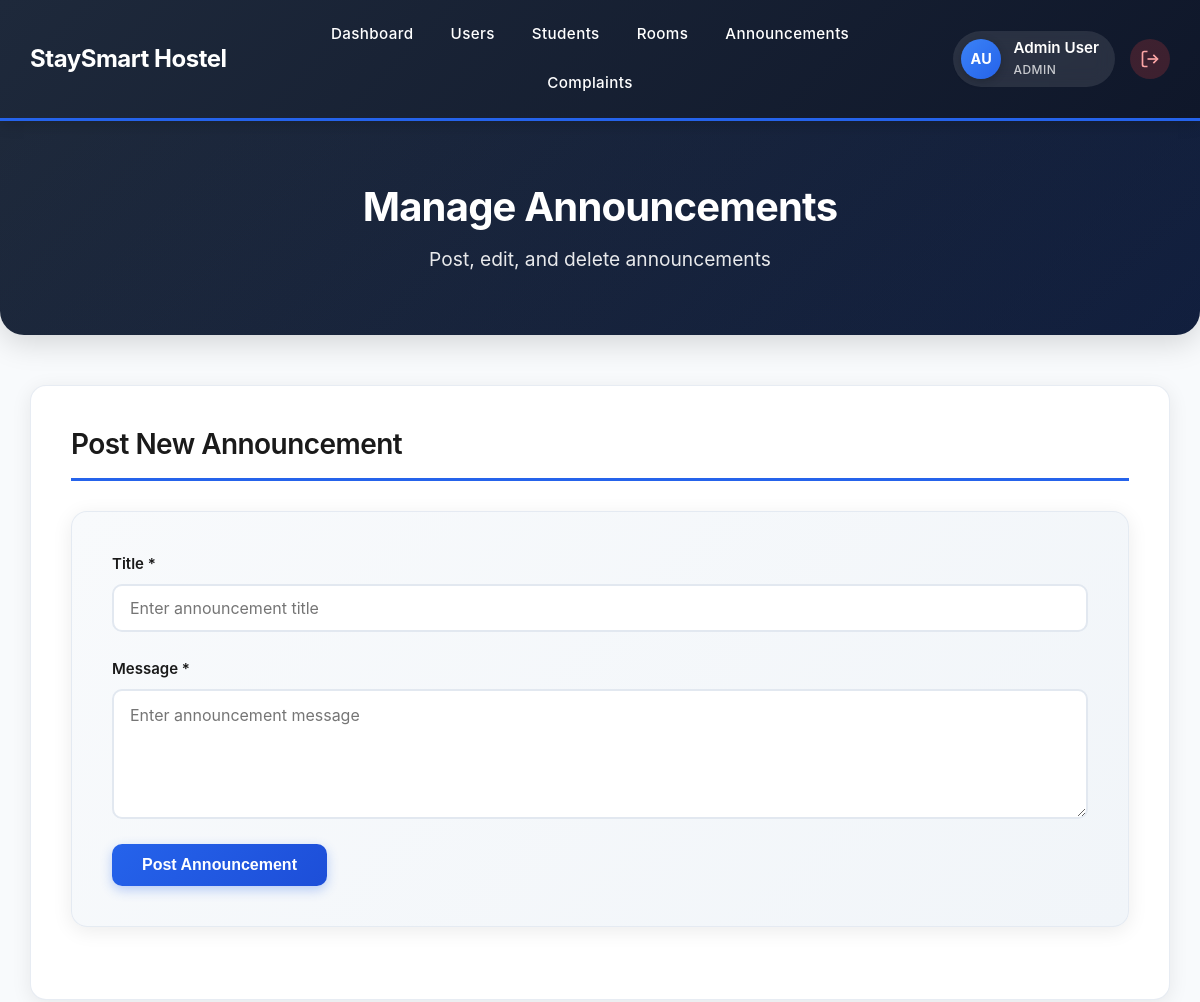
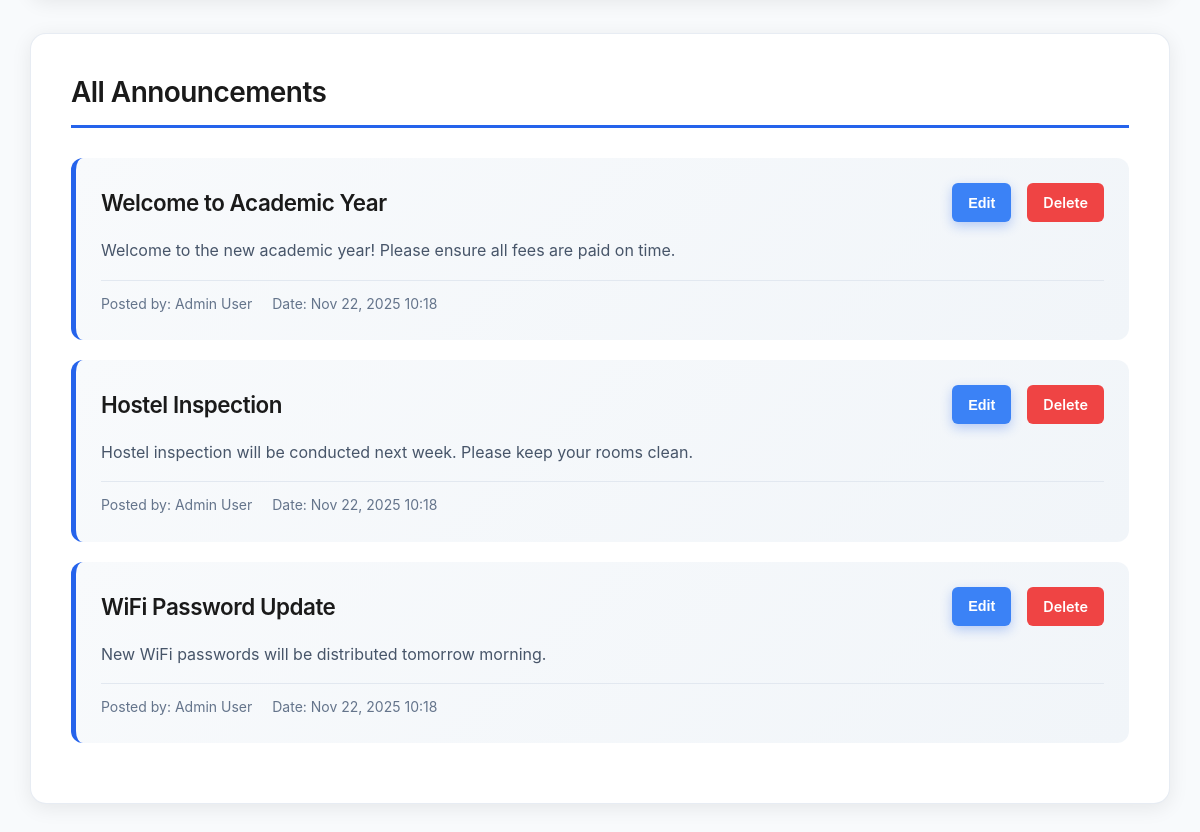
Screenshot of /warden/announcements.php (signed in) with the database file from the repository (2 pictures, top to bottom).
### tables this page shows
CREATE TABLE `announcements` (
  `id` int(11) NOT NULL,
  `user_id` int(11) NOT NULL,
  `title` varchar(200) NOT NULL,
  `message` text NOT NULL,
  `created_at` timestamp NOT NULL DEFAULT current_timestamp(),
  `updated_at` timestamp NULL DEFAULT NULL ON UPDATE current_timestamp()
);

CREATE TABLE `users` (
  `id` int(11) NOT NULL,
  `username` varchar(50) NOT NULL,
  `email` varchar(100) NOT NULL,
  `password` varchar(255) NOT NULL,
  `role` enum('admin','warden','student','security') NOT NULL,
  `full_name` varchar(100) NOT NULL,
  `home_address` text DEFAULT NULL,
  `phone_number` varchar(12) DEFAULT NULL,
  `student_number` varchar(10) DEFAULT NULL,
  `room_number` int(11) DEFAULT NULL,
  `created_at` timestamp NOT NULL DEFAULT current_timestamp(),
  `created_by` int(11) DEFAULT NULL
);

### warden/announcements.php (the view, shortened to what this page needs)
<?php
include('../includes/db.php');
include('../includes/navbar.php');
$announcements = $conn->query("
    SELECT a.*, u.full_name
    FROM announcements a
    LEFT JOIN users u ON a.user_id = u.id
    ORDER BY a.created_at DESC
");
?>
<!DOCTYPE html>
<html lang="en">
<head>
  <link rel="stylesheet" href="../assets/style.css">
</head>
<body>
<div class="container">
  <div class="page-header">
    <h1>Manage Announcements</h1>
    <p>Post, edit, and delete announcements</p>
  </div>
  <div class="dashboard-section">
    <h2>Post New Announcement</h2>
    <form method="post" class="form">
      <div class="form-group">
        <label for="title">Title *</label>
        <input type="text" id="title" name="title" required
               placeholder="Enter announcement title"
               value="<?php echo isset($_POST['title']) ? htmlspecialchars($_POST['title']) : ''; ?>">
      </div>
      <div class="form-group">
        <label for="message">Message *</label>
        <textarea id="message" name="message" required rows="4"
                  placeholder="Enter announcement message"><?php echo isset($_POST['message']) ? htmlspecialchars($_POST['message']) : ''; ?></textarea>
      </div>
      <button type="submit" name="add_announcement" class="btn btn-primary">Post Announcement</button>
    </form>
  </div>
  <div class="dashboard-section">
    <h2>All Announcements</h2>
    <div class="announcements-list">
      <?php if($announcements && $announcements->num_rows > 0): ?>
        <?php while($announcement = $announcements->fetch_assoc()): ?>
          <div class="announcement-item">
            <div class="announcement-header-row">
              <h3><?php echo htmlspecialchars($announcement['title']); ?></h3>
              <div class="announcement-actions">
                <button onclick="editAnnouncement(<?php echo $announcement['id']; ?>, '<?php echo htmlspecialchars($announcement['title'], ENT_QUOTES); ?>', '<?php echo htmlspecialchars($announcement['message'], ENT_QUOTES); ?>')" class="btn-small btn-edit">Edit</button>
                <a href="?delete=<?php echo $announcement['id']; ?>" onclick="return confirm('Are you sure you want to delete this announcement?');" class="btn-small btn-delete">Delete</a>
              </div>
            </div>
            <p class="announcement-message"><?php echo nl2br(htmlspecialchars($announcement['message'])); ?></p>
            <div class="announcement-meta">
              <span>Posted by: <?php echo htmlspecialchars($announcement['full_name']); ?></span>
              <span>Date: <?php echo date('M d, Y H:i', strtotime($announcement['created_at'])); ?></span>
            </div>
          </div>
        <?php endwhile; ?>
      <?php else: ?>
        <p style="text-align: center; color: #64748b;">No announcements found</p>
      <?php endif; ?>
    </div>
  </div>
</div>
</body>
</html>

### assets/style.css (style rules this page uses)
* { margin: 0; padding: 0; box-sizing: border-box; }
body { font-family: "Inter", "Segoe UI", -apple-system, BlinkMacSystemFont, sans-serif; line-height: 1.6; color: #1e293b; background: linear-gradient(135deg, #f8fafc 0%, #e2e8f0 100%); min-height: 100vh; }
.container { max-width: 1400px; margin: 0 auto; padding: 30px; }
h1, h2, h3, h4, h5, h6 { margin-bottom: 1rem; font-weight: 600; line-height: 1.3; color: #0f172a; letter-spacing: -0.02em; }
h1 { font-size: 2.75rem; font-weight: 700; }
h2 { font-size: 2.25rem; font-weight: 600; }
h3 { font-size: 1.875rem; }
p { margin-bottom: 1rem; line-height: 1.7; color: #475569; }
a { color: #2563eb; text-decoration: none; transition: all 0.2s ease; }
.page-header, .dashboard-header, .hero-section { text-align: center; padding: 60px 40px; background: linear-gradient(135deg, #1e293b 0%, #0f172a 100%); color: white; margin: -30px -30px 50px -30px; border-radius: 0 0 24px 24px; box-shadow: 0 8px 30px rgba(0, 0, 0, 0.15); position: relative; overflow: hidden; }
.page-header::before, .dashboard-header::before, .hero-section::before { content: ''; position: absolute; top: 0; left: 0; right: 0; bottom: 0; background: linear-gradient(135deg, transparent 0%, rgba(37, 99, 235, 0.1) 100%); pointer-events: none; }
.page-header h1, .page-header p, .dashboard-header h1, .dashboard-header p, .hero-section h1, .hero-section p { position: relative; z-index: 1; color: white; margin-bottom: 0.5rem; }
form, .payment-form, .complaint-form, .change-form, .checkin-form, .checkout-form { background: linear-gradient(135deg, #f8fafc 0%, #f1f5f9 100%); padding: 2.5rem; border-radius: 16px; box-shadow: 0 4px 20px rgba(0, 0, 0, 0.08); margin-bottom: 2rem; border: 1px solid rgba(226, 232, 240, 0.8); }
.form-group { margin-bottom: 1.75rem; }
label { display: block; margin-bottom: 0.625rem; font-weight: 600; color: #0f172a; font-size: 0.9375rem; }
input[type="text"], input[type="email"], input[type="password"], input[type="number"], input[type="datetime-local"], input[type="file"], select, textarea { width: 100%; padding: 0.875rem 1rem; border: 2px solid #e2e8f0; border-radius: 10px; font-size: 1rem; transition: all 0.2s ease; background-color: #ffffff; color: #1e293b; font-family: inherit; }
textarea { resize: vertical; min-height: 120px; line-height: 1.6; }
button, .btn { display: inline-block; padding: 0.875rem 1.75rem; background: linear-gradient(135deg, #2563eb 0%, #1d4ed8 100%); color: white; border: none; border-radius: 10px; cursor: pointer; font-size: 1rem; font-weight: 600; transition: all 0.3s ease; text-decoration: none; box-shadow: 0 4px 12px rgba(37, 99, 235, 0.3); text-align: center; }
.btn-primary { background: linear-gradient(135deg, #2563eb 0%, #1d4ed8 100%); box-shadow: 0 4px 12px rgba(37, 99, 235, 0.3); }
.dashboard-section, .form-section, .activity-section, .rooms-section, .change-request-section, .requests-section { background: white; padding: 2.5rem; margin-bottom: 2rem; border-radius: 16px; box-shadow: 0 4px 20px rgba(0, 0, 0, 0.08); border: 1px solid rgba(226, 232, 240, 0.8); }
.dashboard-section h2, .form-section h2, .activity-section h3, .rooms-section h2, .change-request-section h2, .requests-section h2 { margin-top: 0; color: #0f172a; border-bottom: 3px solid #2563eb; padding-bottom: 1rem; font-size: 1.75rem; margin-bottom: 1.75rem; }

### rows the page displays
announcements: title "Welcome to Academic Year", message "Welcome to the new academic year! Please ensure all fees are paid on time.", user.full_name "Admin User", created_at "Nov 22, 2025 10:18"
announcements: title "Hostel Inspection", message "Hostel inspection will be conducted next week. Please keep your rooms clean.", user.full_name "Admin User", created_at "Nov 22, 2025 10:18"
announcements: title "WiFi Password Update", message "New WiFi passwords will be distributed tomorrow morning.", user.full_name "Admin User", created_at "Nov 22, 2025 10:18"

### other values shown
$initials "AU"
$full_name "Admin User"
$role "ADMIN"
